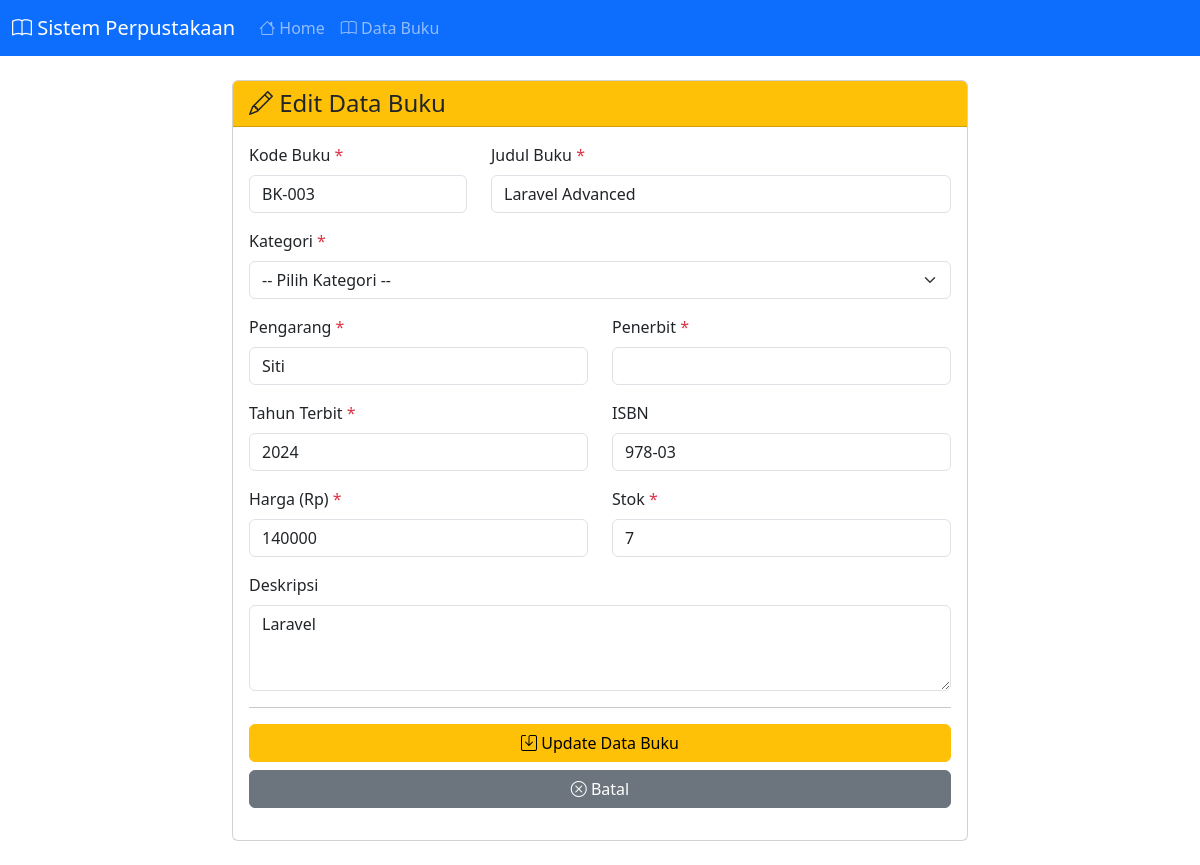
The page /modules/buku/edit.php?id=3 on the database its author committed.
### tables this page shows
CREATE TABLE buku (
    id_buku INT AUTO_INCREMENT PRIMARY KEY,
    kode_buku VARCHAR(10),
    judul VARCHAR(255),
    pengarang VARCHAR(100),
    tahun_terbit INT,
    isbn VARCHAR(50),
    harga INT,
    stok INT,
    deskripsi TEXT,
    id_kategori INT,
    id_penerbit INT,
    id_rak INT,
    is_deleted TINYINT(1) DEFAULT 0,
    deleted_at TIMESTAMP NULL,
    created_at TIMESTAMP DEFAULT CURRENT_TIMESTAMP,

    FOREIGN KEY (id_kategori) REFERENCES kategori_buku(id_kategori),
    FOREIGN KEY (id_penerbit) REFERENCES penerbit(id_penerbit),
    FOREIGN KEY (id_rak) REFERENCES rak(id_rak)
);

### modules/buku/edit.php (the view, shortened to what this page needs)
<?php
require_once '../../config/database.php';
require_once '../../includes/header.php';
$id_buku = (int)$_GET['id'];
if ($_SERVER['REQUEST_METHOD'] == 'GET') {
    $stmt = $conn->prepare("SELECT * FROM buku WHERE id_buku = ?");
    $stmt->bind_param("i", $id_buku);
    $stmt->execute();
    $result = $stmt->get_result();
    $buku = $result->fetch_assoc();
    $kode_buku = $buku['kode_buku'];
    $judul = $buku['judul'];
    $pengarang = $buku['pengarang'];
    $penerbit = $buku['penerbit'];
    $tahun = $buku['tahun_terbit'];
    $isbn = $buku['isbn'];
    $harga = $buku['harga'];
    $stok = $buku['stok'];
    $deskripsi = $buku['deskripsi'];
}
?>
<div class="container">
    <div class="row">
        <div class="col-md-8 offset-md-2">
            <div class="card">
                <div class="card-header bg-warning">
                    <h4 class="mb-0">
                        <i class="bi bi-pencil"></i> Edit Data Buku
                    </h4>
                </div>
                <div class="card-body">
                    <form method="POST" action="">
                        <div class="row">
                            <div class="col-md-4 mb-3">
                                <label for="kode_buku" class="form-label">
                                    Kode Buku <span class="text-danger">*</span>
                                </label>
                                <input type="text"
                                       class="form-control"
                                       id="kode_buku"
                                       name="kode_buku"
                                       value="<?php echo htmlspecialchars($kode_buku); ?>"
                                       required>
                            </div>
                            <div class="col-md-8 mb-3">
                                <label for="judul" class="form-label">
                                    Judul Buku <span class="text-danger">*</span>
                                </label>
                                <input type="text"
                                       class="form-control"
                                       id="judul"
                                       name="judul"
                                       value="<?php echo htmlspecialchars($judul); ?>"
                                       required>
                            </div>
                        </div>
                        <div class="mb-3">
                            <label for="kategori" class="form-label">
                                Kategori <span class="text-danger">*</span>
                            </label>
                            <select class="form-select" id="kategori" name="kategori" required>
                                <option value="">-- Pilih Kategori --</option>
                            </select>
                        </div>
                        <div class="row">
                            <div class="col-md-6 mb-3">
                                <label for="pengarang" class="form-label">
                                    Pengarang <span class="text-danger">*</span>
                                </label>
                                <input type="text"
                                       class="form-control"
                                       id="pengarang"
                                       name="pengarang"
                                       value="<?php echo htmlspecialchars($pengarang); ?>"
                                       required>
                            </div>
                            <div class="col-md-6 mb-3">
                                <label for="penerbit" class="form-label">
                                    Penerbit <span class="text-danger">*</span>
                                </label>
                                <input type="text"
                                       class="form-control"
                                       id="penerbit"
                                       name="penerbit"
                                       value="<?php echo htmlspecialchars($penerbit); ?>"
                                       required>
                            </div>
                        </div>
                        <div class="row">
                            <div class="col-md-6 mb-3">
                                <label for="tahun" class="form-label">
                                    Tahun Terbit <span class="text-danger">*</span>
                                </label>
                                <input type="number"
                                       class="form-control"
                                       id="tahun"
                                       name="tahun"
                                       value="<?php echo htmlspecialchars($tahun); ?>"
                                       min="1900"
                                       max="<?php echo date('Y'); ?>"
                                       required>
                            </div>
                            <div class="col-md-6 mb-3">
                                <label for="isbn" class="form-label">ISBN</label>
                                <input type="text"
                                       class="form-control"
                                       id="isbn"
                                       name="isbn"
                                       value="<?php echo htmlspecialchars($isbn); ?>">
                            </div>
                        </div>
                        <div class="row">
                            <div class="col-md-6 mb-3">
                                <label for="harga" class="form-label">
                                    Harga (Rp) <span class="text-danger">*</span>
                                </label>
                                <input type="number"
                                       class="form-control"
                                       id="harga"
                                       name="harga"
                                       value="<?php echo htmlspecialchars($harga); ?>"
                                       min="0"
                                       step="1000"
                                       required>
                            </div>
                            <div class="col-md-6 mb-3">
                                <label for="stok" class="form-label">
                                    Stok <span class="text-danger">*</span>
                                </label>
                                <input type="number"
                                       class="form-control"
                                       id="stok"
                                       name="stok"
                                       value="<?php echo htmlspecialchars($stok); ?>"
                                       min="0"
                                       required>
                            </div>
                        </div>
                        <div class="mb-3">
                            <label for="deskripsi" class="form-label">Deskripsi</label>
                            <textarea class="form-control"
                                      id="deskripsi"
                                      name="deskripsi"
                                      rows="3"><?php echo htmlspecialchars($deskripsi); ?></textarea>
                        </div>
                        <hr>
                        <div class="d-grid gap-2">
                            <button type="submit" class="btn btn-warning">
                                <i class="bi bi-save"></i> Update Data Buku
                            </button>
                            <a href="index.php" class="btn btn-secondary">
                                <i class="bi bi-x-circle"></i> Batal
                            </a>
                        </div>
                    </form>
                </div>
            </div>
        </div>
    </div>
</div>

### includes/header.php (style rules this page uses)
body { min-height: 100vh; display: flex; flex-direction: column; }

### rows shown on the page
buku: kode_buku "BK-003", judul "Laravel Advanced", pengarang "Siti", tahun "2024", isbn "978-03", harga "140000", stok "7", deskripsi "Laravel"
